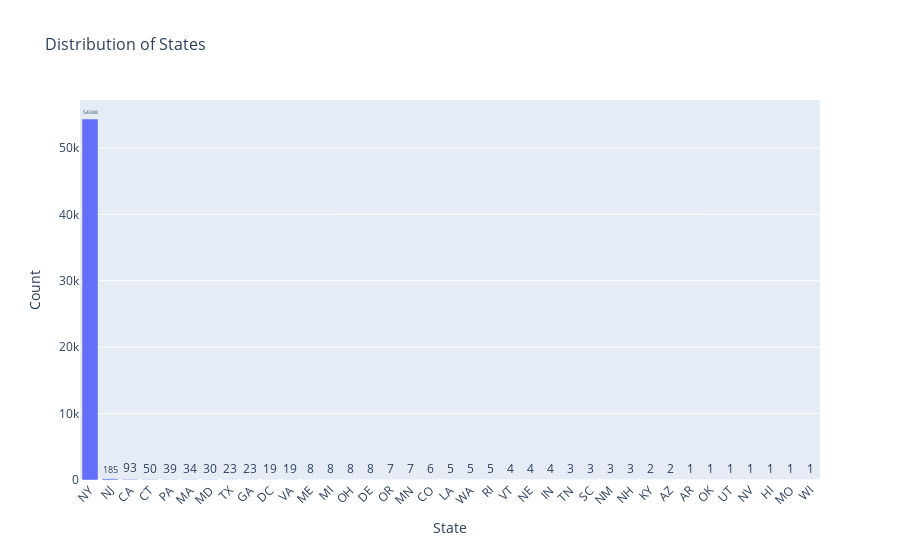

Notebook cell for this chart:
### Code cell
# Count the occurrences of each state
state_counts = df['state'].value_counts().reset_index()
state_counts.columns = ['state', 'count']

# Create the bar chart
fig = px.bar(
    state_counts,
    x='state',
    y='count',
    title='Distribution of States',
    labels={'state': 'State', 'count': 'Count'},
    text='count'
)

# Customize the layout
fig.update_traces(textposition='outside')
fig.update_layout(
    xaxis_tickangle=-45,
    title_font_size=16,
    xaxis_title_font_size=14,
    yaxis_title_font_size=14
)

# Show the plot
fig.show()

### Figure 1 — Plotly figure (JSON) as saved in the notebook; plotly's stock layout.template omitted (floating-point values rounded to 4 significant figures)
{"data": [{"alignmentgroup": "True", "hovertemplate": "State=%{x}<br>Count=%{text}<extra></extra>", "legendgroup": "", "marker": {"color": "#636efa", "pattern": {"shape": ""}}, "name": "", "offsetgroup": "", "orientation": "v", "showlegend": false, "text": [54348, 185, 93, 50, 39, 34, 30, 23, 23, 19, 19, 8, 8, 8, 8, 7, 7, 6, 5, 5, 5, 4, 4, 4, 3, 3, 3, 3, 2, 2, 1, 1, 1, 1, 1, 1, 1], "textposition": "outside", "type": "bar", "x": ["NY", "NJ", "CA", "CT", "PA", "MA", "MD", "TX", "GA", "DC", "VA", "ME", "MI", "OH", "DE", "OR", "MN", "CO", "LA", "WA", "RI", "VT", "NE", "IN", "TN", "SC", "NM", "NH", "KY", "AZ", "AR", "OK", "UT", "NV", "HI", "MO", "WI"], "xaxis": "x", "y": [54348, 185, 93, 50, 39, 34, 30, 23, 23, 19, 19, 8, 8, 8, 8, 7, 7, 6, 5, 5, 5, 4, 4, 4, 3, 3, 3, 3, 2, 2, 1, 1, 1, 1, 1, 1, 1], "yaxis": "y"}], "layout": {"barmode": "relative", "legend": {"tracegroupgap": 0}, "title": {"font": {"size": 16}, "text": "Distribution of States"}, "xaxis": {"anchor": "y", "domain": [0, 1], "tickangle": -45, "title": {"font": {"size": 14}, "text": "State"}}, "yaxis": {"anchor": "x", "domain": [0, 1], "title": {"font": {"size": 14}, "text": "Count"}}}}
